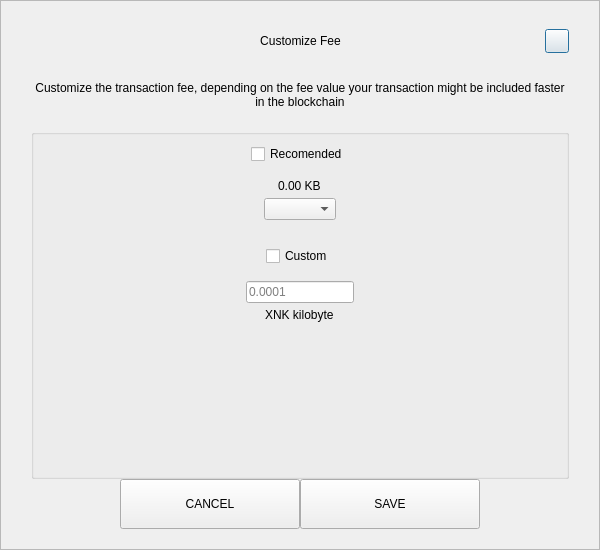
<?xml version="1.0" encoding="UTF-8"?>
<ui version="4.0">
 <class>SendCustomFeeDialog</class>
 <widget class="QDialog" name="SendCustomFeeDialog">
  <property name="geometry">
   <rect>
    <x>0</x>
    <y>0</y>
    <width>600</width>
    <height>550</height>
   </rect>
  </property>
  <property name="windowTitle">
   <string>Form</string>
  </property>
  <layout class="QVBoxLayout" name="verticalLayout_3">
   <property name="spacing">
    <number>0</number>
   </property>
   <property name="leftMargin">
    <number>0</number>
   </property>
   <property name="topMargin">
    <number>0</number>
   </property>
   <property name="rightMargin">
    <number>0</number>
   </property>
   <property name="bottomMargin">
    <number>0</number>
   </property>
   <item>
    <widget class="QFrame" name="frame">
     <property name="styleSheet">
      <string notr="true"/>
     </property>
     <property name="frameShape">
      <enum>QFrame::StyledPanel</enum>
     </property>
     <property name="frameShadow">
      <enum>QFrame::Raised</enum>
     </property>
     <layout class="QVBoxLayout" name="verticalLayout_2">
      <property name="spacing">
       <number>0</number>
      </property>
      <property name="leftMargin">
       <number>30</number>
      </property>
      <property name="topMargin">
       <number>20</number>
      </property>
      <property name="rightMargin">
       <number>30</number>
      </property>
      <property name="bottomMargin">
       <number>20</number>
      </property>
      <item>
       <layout class="QHBoxLayout" name="horizontalLayout_3">
        <property name="spacing">
         <number>0</number>
        </property>
        <item>
         <spacer name="horizontalSpacer_21">
          <property name="orientation">
           <enum>Qt::Horizontal</enum>
          </property>
          <property name="sizeHint" stdset="0">
           <size>
            <width>40</width>
            <height>20</height>
           </size>
          </property>
         </spacer>
        </item>
        <item>
         <widget class="QLabel" name="labelTitle">
          <property name="minimumSize">
           <size>
            <width>0</width>
            <height>40</height>
           </size>
          </property>
          <property name="maximumSize">
           <size>
            <width>16777215</width>
            <height>40</height>
           </size>
          </property>
          <property name="styleSheet">
           <string notr="true">padding-left:24px;</string>
          </property>
          <property name="text">
           <string>Customize Fee</string>
          </property>
          <property name="alignment">
           <set>Qt::AlignCenter</set>
          </property>
          <property name="margin">
           <number>7</number>
          </property>
         </widget>
        </item>
        <item>
         <spacer name="horizontalSpacer">
          <property name="orientation">
           <enum>Qt::Horizontal</enum>
          </property>
          <property name="sizeHint" stdset="0">
           <size>
            <width>40</width>
            <height>20</height>
           </size>
          </property>
         </spacer>
        </item>
        <item>
         <widget class="QPushButton" name="btnEsc">
          <property name="minimumSize">
           <size>
            <width>24</width>
            <height>24</height>
           </size>
          </property>
          <property name="maximumSize">
           <size>
            <width>24</width>
            <height>24</height>
           </size>
          </property>
          <property name="text">
           <string/>
          </property>
         </widget>
        </item>
       </layout>
      </item>
      <item>
       <spacer name="verticalSpacer_2">
        <property name="orientation">
         <enum>Qt::Vertical</enum>
        </property>
        <property name="sizeType">
         <enum>QSizePolicy::Fixed</enum>
        </property>
        <property name="sizeHint" stdset="0">
         <size>
          <width>20</width>
          <height>20</height>
         </size>
        </property>
       </spacer>
      </item>
      <item>
       <widget class="QLabel" name="labelMessage">
        <property name="text">
         <string>Customize the transaction fee, depending on the fee value your transaction might be included faster in the blockchain</string>
        </property>
        <property name="alignment">
         <set>Qt::AlignCenter</set>
        </property>
        <property name="wordWrap">
         <bool>true</bool>
        </property>
       </widget>
      </item>
      <item>
       <spacer name="verticalSpacer_3">
        <property name="orientation">
         <enum>Qt::Vertical</enum>
        </property>
        <property name="sizeType">
         <enum>QSizePolicy::Fixed</enum>
        </property>
        <property name="sizeHint" stdset="0">
         <size>
          <width>20</width>
          <height>20</height>
         </size>
        </property>
       </spacer>
      </item>
      <item>
       <widget class="QGroupBox" name="groupBox">
        <property name="title">
         <string/>
        </property>
        <layout class="QVBoxLayout" name="verticalLayout">
         <property name="leftMargin">
          <number>12</number>
         </property>
         <property name="rightMargin">
          <number>12</number>
         </property>
         <item>
          <layout class="QVBoxLayout" name="verticalLayout_4">
           <property name="spacing">
            <number>5</number>
           </property>
           <item alignment="Qt::AlignHCenter">
            <widget class="QCheckBox" name="checkBoxRecommended">
             <property name="text">
              <string>Recomended</string>
             </property>
            </widget>
           </item>
           <item>
            <spacer name="verticalSpacer_5">
             <property name="orientation">
              <enum>Qt::Vertical</enum>
             </property>
             <property name="sizeType">
              <enum>QSizePolicy::Fixed</enum>
             </property>
             <property name="sizeHint" stdset="0">
              <size>
               <width>20</width>
               <height>10</height>
              </size>
             </property>
            </spacer>
           </item>
           <item alignment="Qt::AlignHCenter">
            <widget class="QLabel" name="labelFee">
             <property name="text">
              <string>0.00 KB</string>
             </property>
            </widget>
           </item>
           <item alignment="Qt::AlignHCenter">
            <widget class="QComboBox" name="comboBoxRecommended"/>
           </item>
          </layout>
         </item>
         <item>
          <spacer name="verticalSpacer">
           <property name="orientation">
            <enum>Qt::Vertical</enum>
           </property>
           <property name="sizeType">
            <enum>QSizePolicy::Fixed</enum>
           </property>
           <property name="sizeHint" stdset="0">
            <size>
             <width>20</width>
             <height>20</height>
            </size>
           </property>
          </spacer>
         </item>
         <item>
          <layout class="QVBoxLayout" name="verticalLayout_5">
           <property name="spacing">
            <number>5</number>
           </property>
           <item alignment="Qt::AlignHCenter">
            <widget class="QCheckBox" name="checkBoxCustom">
             <property name="text">
              <string>Custom</string>
             </property>
            </widget>
           </item>
           <item>
            <spacer name="verticalSpacer_6">
             <property name="orientation">
              <enum>Qt::Vertical</enum>
             </property>
             <property name="sizeType">
              <enum>QSizePolicy::Fixed</enum>
             </property>
             <property name="sizeHint" stdset="0">
              <size>
               <width>20</width>
               <height>10</height>
              </size>
             </property>
            </spacer>
           </item>
           <item alignment="Qt::AlignHCenter">
            <widget class="QLineEdit" name="lineEditCustomFee">
             <property name="placeholderText">
              <string notr="true">0.0001</string>
             </property>
            </widget>
           </item>
           <item alignment="Qt::AlignHCenter">
            <widget class="QLabel" name="labelCustomFee">
             <property name="text">
              <string>XNK kilobyte</string>
             </property>
            </widget>
           </item>
          </layout>
         </item>
         <item>
          <spacer name="verticalSpacer_4">
           <property name="orientation">
            <enum>Qt::Vertical</enum>
           </property>
           <property name="sizeHint" stdset="0">
            <size>
             <width>20</width>
             <height>40</height>
            </size>
           </property>
          </spacer>
         </item>
        </layout>
       </widget>
      </item>
      <item>
       <layout class="QHBoxLayout" name="horizontalLayout" stretch="1,2,2,1">
        <item>
         <spacer name="horizontalSpacer1">
          <property name="orientation">
           <enum>Qt::Horizontal</enum>
          </property>
          <property name="sizeHint" stdset="0">
           <size>
            <width>40</width>
            <height>20</height>
           </size>
          </property>
         </spacer>
        </item>
        <item>
         <widget class="QPushButton" name="btnCancel">
          <property name="minimumSize">
           <size>
            <width>180</width>
            <height>50</height>
           </size>
          </property>
          <property name="focusPolicy">
           <enum>Qt::NoFocus</enum>
          </property>
          <property name="text">
           <string>CANCEL</string>
          </property>
         </widget>
        </item>
        <item>
         <widget class="QPushButton" name="btnSave">
          <property name="minimumSize">
           <size>
            <width>180</width>
            <height>50</height>
           </size>
          </property>
          <property name="focusPolicy">
           <enum>Qt::NoFocus</enum>
          </property>
          <property name="text">
           <string>SAVE</string>
          </property>
         </widget>
        </item>
        <item>
         <spacer name="horizontalSpacer_2">
          <property name="orientation">
           <enum>Qt::Horizontal</enum>
          </property>
          <property name="sizeHint" stdset="0">
           <size>
            <width>40</width>
            <height>20</height>
           </size>
          </property>
         </spacer>
        </item>
       </layout>
      </item>
     </layout>
    </widget>
   </item>
  </layout>
 </widget>
 <resources/>
 <connections/>
</ui>
